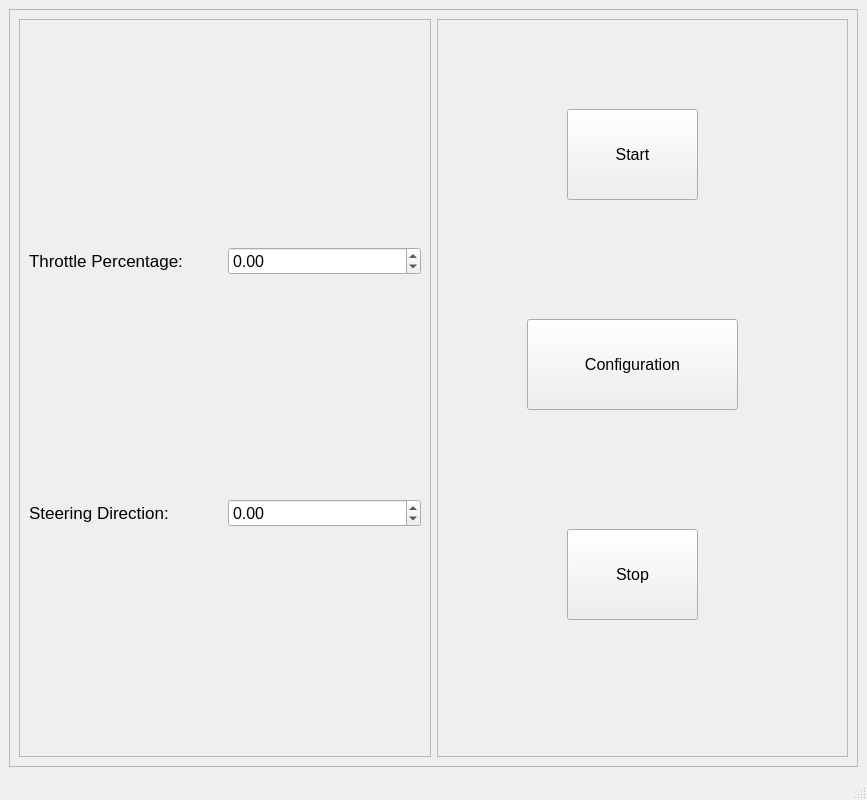
<?xml version="1.0" encoding="UTF-8"?>
<ui version="4.0">
 <class>MainWindow</class>
 <widget class="QMainWindow" name="MainWindow">
  <property name="geometry">
   <rect>
    <x>0</x>
    <y>0</y>
    <width>867</width>
    <height>800</height>
   </rect>
  </property>
  <property name="font">
   <font>
    <pointsize>12</pointsize>
   </font>
  </property>
  <property name="windowTitle">
   <string>MainWindow</string>
  </property>
  <widget class="QWidget" name="centralwidget">
   <layout class="QGridLayout" name="gridLayout">
    <item row="0" column="0">
     <widget class="QFrame" name="frame_overall">
      <property name="frameShape">
       <enum>QFrame::StyledPanel</enum>
      </property>
      <property name="frameShadow">
       <enum>QFrame::Raised</enum>
      </property>
      <layout class="QGridLayout" name="gridLayout_3">
       <item row="0" column="0">
        <widget class="QFrame" name="frame_values">
         <property name="frameShape">
          <enum>QFrame::StyledPanel</enum>
         </property>
         <property name="frameShadow">
          <enum>QFrame::Raised</enum>
         </property>
         <layout class="QGridLayout" name="gridLayout_4">
          <item row="0" column="0">
           <layout class="QHBoxLayout" name="throttle_horizontalLayout">
            <item>
             <widget class="QLabel" name="label_throttle">
              <property name="font">
               <font>
                <pointsize>13</pointsize>
               </font>
              </property>
              <property name="text">
               <string>Throttle Percentage:</string>
              </property>
             </widget>
            </item>
            <item>
             <widget class="QDoubleSpinBox" name="doubleSpinBox">
              <property name="decimals">
               <number>2</number>
              </property>
              <property name="minimum">
               <double>-1.000000000000000</double>
              </property>
              <property name="maximum">
               <double>1.000000000000000</double>
              </property>
              <property name="singleStep">
               <double>0.100000000000000</double>
              </property>
             </widget>
            </item>
           </layout>
          </item>
          <item row="1" column="0">
           <layout class="QHBoxLayout" name="sterring_horizontalLayout">
            <item>
             <widget class="QLabel" name="label_steering">
              <property name="font">
               <font>
                <pointsize>13</pointsize>
               </font>
              </property>
              <property name="text">
               <string>Steering Direction:</string>
              </property>
             </widget>
            </item>
            <item>
             <widget class="QDoubleSpinBox" name="doubleSpinBox_2">
              <property name="minimum">
               <double>-1.000000000000000</double>
              </property>
              <property name="maximum">
               <double>1.000000000000000</double>
              </property>
              <property name="singleStep">
               <double>0.100000000000000</double>
              </property>
             </widget>
            </item>
           </layout>
          </item>
         </layout>
        </widget>
       </item>
       <item row="0" column="1">
        <widget class="QFrame" name="pushBtn_frame">
         <property name="frameShape">
          <enum>QFrame::StyledPanel</enum>
         </property>
         <property name="frameShadow">
          <enum>QFrame::Raised</enum>
         </property>
         <widget class="QPushButton" name="start_pushButton">
          <property name="geometry">
           <rect>
            <x>130</x>
            <y>90</y>
            <width>131</width>
            <height>91</height>
           </rect>
          </property>
          <property name="font">
           <font>
            <pointsize>12</pointsize>
           </font>
          </property>
          <property name="text">
           <string>Start</string>
          </property>
         </widget>
         <widget class="QPushButton" name="stop_pushButton">
          <property name="geometry">
           <rect>
            <x>130</x>
            <y>510</y>
            <width>131</width>
            <height>91</height>
           </rect>
          </property>
          <property name="font">
           <font>
            <pointsize>12</pointsize>
           </font>
          </property>
          <property name="text">
           <string>Stop</string>
          </property>
         </widget>
         <widget class="QPushButton" name="configuration_pushButton">
          <property name="geometry">
           <rect>
            <x>90</x>
            <y>300</y>
            <width>211</width>
            <height>91</height>
           </rect>
          </property>
          <property name="font">
           <font>
            <pointsize>12</pointsize>
           </font>
          </property>
          <property name="text">
           <string>Configuration</string>
          </property>
         </widget>
        </widget>
       </item>
      </layout>
     </widget>
    </item>
   </layout>
  </widget>
  <widget class="QMenuBar" name="menubar">
   <property name="geometry">
    <rect>
     <x>0</x>
     <y>0</y>
     <width>867</width>
     <height>27</height>
    </rect>
   </property>
  </widget>
  <widget class="QStatusBar" name="statusbar"/>
 </widget>
 <resources/>
 <connections/>
</ui>
